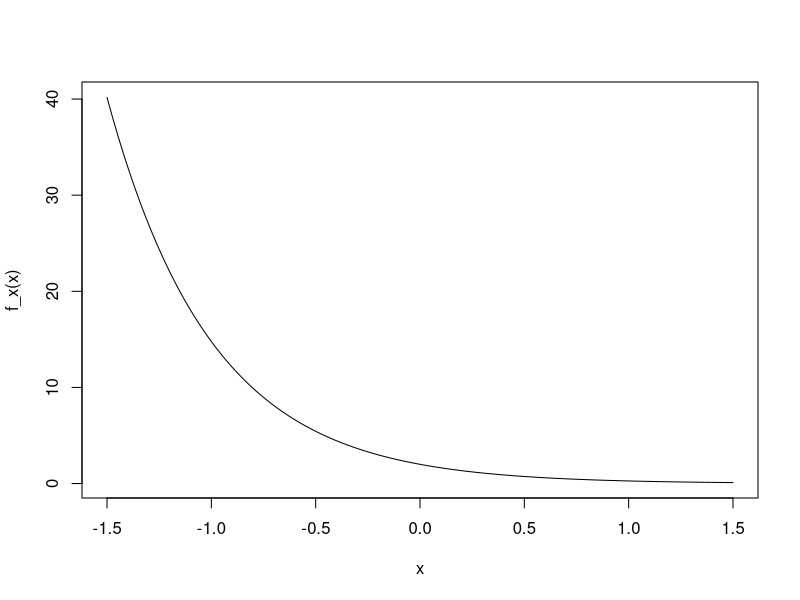

Source code (R): (Note: this script raises an error after producing the figure.)
### Exercise 3

# Define the function for x > 0
f_x <- function(x){2*exp(-2*x)}

# Integrate over x > 0
integrate(f_x, lower = 0, upper = Inf)


# Sequence from -1.5 to 1.5 by 0.001 increments
x <- seq(-1.5, 1.5, by = 0.001)

# Plot the function
plot(x, f_x(x), type = "l")


### Exercise 4

f_xy <- function(x, y, p = 1/2){
  if(x == 1 & y == 0){
    out <- (1-p)/4
  } else if(x == 2 & y == 0){
    out <- ((1-p)^2)/4
  } else if(x == 3 & y == 0){
    out <- ((1-p)^3)/4
  } else if(x == 4 & y == 0){
    out <- ((1-p)^4)/4
  } else if(x == 1 & y == 1){
    out <- p/4
  } else if(x == 2 & y == 1){
    out <- (p*(1-p))/2
  } else if(x == 3 & y == 1){
    out <- (3*p*(1-p)^2)/4
  } else if (x == 4 &  y == 1){
    out <- p*(1-p)^3
  } else if (x == 2 & y == 2){
    out <- p^2/4
  } else if (x == 3 & y == 2){
    out <- (3*p^2*(1-p))/4
  } else if (x == 4 & y == 2){
    out <- (3*p^2*(1-p)^2)/2
  } else if (x == 3 &  y == 3){
    out <- p^3/4
  } else if (x == 4 & y == 3) {
    out <- p^3*(1-p)
  } else if (x == 4 & y == 4){
    out <- p^4/4
  }
  return(out)
}

f_xy(x = 3, y = 0, p = 0.25)



for(i in 1:4){
  print(f_xy(x = i, y = 0, p = 0.25))
}

f_xy(x = 1:4, y =  0, p = 0.25)

f_xy2 <- Vectorize(f_xy)
f_xy2(x = 1:4, y = 0, p = 0.25)


# Calculate probabilities for all event pairs (x,y) 
probs <- c(f_xy2(x = 1:4, y = 0, p = 0.25),
           f_xy2(x = 1:4, y = 1, p = 0.25),
           f_xy2(x = 2:4, y = 2, p = 0.25),
           f_xy2(x = 3:4, y = 3, p = 0.25),
           f_xy2(x = 4, y = 4, p = 0.25))
probs

# Confirm these sum to 1
sum(probs)
